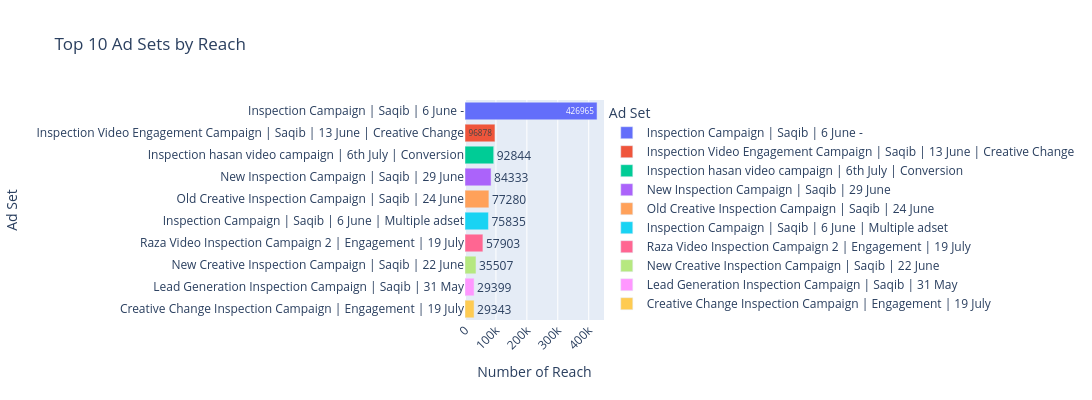

The cell this chart's notebook holds for it:
### Code cell
adset_reach = data_previous.groupby('Ad name')['Reach'].sum().reset_index()

top_10_adsets_reach = adset_reach.sort_values(by='Reach', ascending=False).head(10)

fig = px.bar(top_10_adsets_reach, 
             x='Reach', 
             y='Ad name', 
             title='Top 10 Ad Sets by Reach',
             labels={'Reach': 'Number of Reach', 'Ad name': 'Ad Set'},
             orientation='h', 
             color='Ad name',  
             color_discrete_sequence=px.colors.qualitative.Plotly,
             text='Reach')  

fig.update_layout(
    xaxis_title='Number of Reach',
    yaxis_title='Ad Set',
    width=1400,  
    height=400,  
    xaxis=dict(tickangle=-45)  
)


fig.show()

### Figure 1 — Plotly figure (JSON) as saved in the notebook; plotly's stock layout.template omitted (floating-point values rounded to 4 significant figures)
{"data": [{"alignmentgroup": "True", "hovertemplate": "Ad Set=%{y}<br>Number of Reach=%{text}<extra></extra>", "legendgroup": "Inspection Campaign | Saqib | 6 June -", "marker": {"color": "#636EFA", "pattern": {"shape": ""}}, "name": "Inspection Campaign | Saqib | 6 June -", "offsetgroup": "Inspection Campaign | Saqib | 6 June -", "orientation": "h", "showlegend": true, "text": [426965], "textposition": "auto", "type": "bar", "x": [426965], "xaxis": "x", "y": ["Inspection Campaign | Saqib | 6 June -"], "yaxis": "y"}, {"alignmentgroup": "True", "hovertemplate": "Ad Set=%{y}<br>Number of Reach=%{text}<extra></extra>", "legendgroup": "Inspection Video Engagement Campaign | Saqib | 13 June | Creative Change", "marker": {"color": "#EF553B", "pattern": {"shape": ""}}, "name": "Inspection Video Engagement Campaign | Saqib | 13 June | Creative Change", "offsetgroup": "Inspection Video Engagement Campaign | Saqib | 13 June | Creative Change", "orientation": "h", "showlegend": true, "text": [96878], "textposition": "auto", "type": "bar", "x": [96878], "xaxis": "x", "y": ["Inspection Video Engagement Campaign | Saqib | 13 June | Creative Change"], "yaxis": "y"}, {"alignmentgroup": "True", "hovertemplate": "Ad Set=%{y}<br>Number of Reach=%{text}<extra></extra>", "legendgroup": "Inspection hasan video campaign | 6th July | Conversion", "marker": {"color": "#00CC96", "pattern": {"shape": ""}}, "name": "Inspection hasan video campaign | 6th July | Conversion", "offsetgroup": "Inspection hasan video campaign | 6th July | Conversion", "orientation": "h", "showlegend": true, "text": [92844], "textposition": "auto", "type": "bar", "x": [92844], "xaxis": "x", "y": ["Inspection hasan video campaign | 6th July | Conversion"], "yaxis": "y"}, {"alignmentgroup": "True", "hovertemplate": "Ad Set=%{y}<br>Number of Reach=%{text}<extra></extra>", "legendgroup": "New Inspection Campaign | Saqib | 29 June", "marker": {"color": "#AB63FA", "pattern": {"shape": ""}}, "name": "New Inspection Campaign | Saqib | 29 June", "offsetgroup": "New Inspection Campaign | Saqib | 29 June", "orientation": "h", "showlegend": true, "text": [84333], "textposition": "auto", "type": "bar", "x": [84333], "xaxis": "x", "y": ["New Inspection Campaign | Saqib | 29 June"], "yaxis": "y"}, {"alignmentgroup": "True", "hovertemplate": "Ad Set=%{y}<br>Number of Reach=%{text}<extra></extra>", "legendgroup": "Old Creative Inspection Campaign | Saqib | 24 June", "marker": {"color": "#FFA15A", "pattern": {"shape": ""}}, "name": "Old Creative Inspection Campaign | Saqib | 24 June", "offsetgroup": "Old Creative Inspection Campaign | Saqib | 24 June", "orientation": "h", "showlegend": true, "text": [77280], "textposition": "auto", "type": "bar", "x": [77280], "xaxis": "x", "y": ["Old Creative Inspection Campaign | Saqib | 24 June"], "yaxis": "y"}, {"alignmentgroup": "True", "hovertemplate": "Ad Set=%{y}<br>Number of Reach=%{text}<extra></extra>", "legendgroup": "Inspection Campaign | Saqib | 6 June | Multiple adset", "marker": {"color": "#19D3F3", "pattern": {"shape": ""}}, "name": "Inspection Campaign | Saqib | 6 June | Multiple adset", "offsetgroup": "Inspection Campaign | Saqib | 6 June | Multiple adset", "orientation": "h", "showlegend": true, "text": [75835], "textposition": "auto", "type": "bar", "x": [75835], "xaxis": "x", "y": ["Inspection Campaign | Saqib | 6 June | Multiple adset"], "yaxis": "y"}, {"alignmentgroup": "True", "hovertemplate": "Ad Set=%{y}<br>Number of Reach=%{text}<extra></extra>", "legendgroup": "Raza Video Inspection Campaign 2 | Engagement | 19 July", "marker": {"color": "#FF6692", "pattern": {"shape": ""}}, "name": "Raza Video Inspection Campaign 2 | Engagement | 19 July", "offsetgroup": "Raza Video Inspection Campaign 2 | Engagement | 19 July", "orientation": "h", "showlegend": true, "text": [57903], "textposition": "auto", "type": "bar", "x": [57903], "xaxis": "x", "y": ["Raza Video Inspection Campaign 2 | Engagement | 19 July"], "yaxis": "y"}, {"alignmentgroup": "True", "hovertemplate": "Ad Set=%{y}<br>Number of Reach=%{text}<extra></extra>", "legendgroup": "New Creative Inspection Campaign | Saqib | 22 June", "marker": {"color": "#B6E880", "pattern": {"shape": ""}}, "name": "New Creative Inspection Campaign | Saqib | 22 June", "offsetgroup": "New Creative Inspection Campaign | Saqib | 22 June", "orientation": "h", "showlegend": true, "text": [35507], "textposition": "auto", "type": "bar", "x": [35507], "xaxis": "x", "y": ["New Creative Inspection Campaign | Saqib | 22 June"], "yaxis": "y"}, {"alignmentgroup": "True", "hovertemplate": "Ad Set=%{y}<br>Number of Reach=%{text}<extra></extra>", "legendgroup": "Lead Generation Inspection Campaign | Saqib | 31 May", "marker": {"color": "#FF97FF", "pattern": {"shape": ""}}, "name": "Lead Generation Inspection Campaign | Saqib | 31 May", "offsetgroup": "Lead Generation Inspection Campaign | Saqib | 31 May", "orientation": "h", "showlegend": true, "text": [29399], "textposition": "auto", "type": "bar", "x": [29399], "xaxis": "x", "y": ["Lead Generation Inspection Campaign | Saqib | 31 May"], "yaxis": "y"}, {"alignmentgroup": "True", "hovertemplate": "Ad Set=%{y}<br>Number of Reach=%{text}<extra></extra>", "legendgroup": "Creative Change Inspection Campaign | Engagement | 19 July", "marker": {"color": "#FECB52", "pattern": {"shape": ""}}, "name": "Creative Change Inspection Campaign | Engagement | 19 July", "offsetgroup": "Creative Change Inspection Campaign | Engagement | 19 July", "orientation": "h", "showlegend": true, "text": [29343], "textposition": "auto", "type": "bar", "x": [29343], "xaxis": "x", "y": ["Creative Change Inspection Campaign | Engagement | 19 July"], "yaxis": "y"}], "layout": {"barmode": "relative", "height": 400, "legend": {"title": {"text": "Ad Set"}, "tracegroupgap": 0}, "title": {"text": "Top 10 Ad Sets by Reach"}, "width": 1400, "xaxis": {"anchor": "y", "autorange": true, "domain": [0, 1], "range": [0, 449400.0], "tickangle": -45, "title": {"text": "Number of Reach"}, "type": "linear"}, "yaxis": {"anchor": "x", "autorange": true, "categoryarray": ["Creative Change Inspection Campaign | Engagement | 19 July", "Lead Generation Inspection Campaign | Saqib | 31 May", "New Creative Inspection Campaign | Saqib | 22 June", "Raza Video Inspection Campaign 2 | Engagement | 19 July", "Inspection Campaign | Saqib | 6 June | Multiple adset", "Old Creative Inspection Campaign | Saqib | 24 June", "New Inspection Campaign | Saqib | 29 June", "Inspection hasan video campaign | 6th July | Conversion", "Inspection Video Engagement Campaign | Saqib | 13 June | Creative Change", "Inspection Campaign | Saqib | 6 June -"], "categoryorder": "array", "domain": [0, 1], "range": [-0.5, 9.5], "title": {"text": "Ad Set"}, "type": "category"}}}
